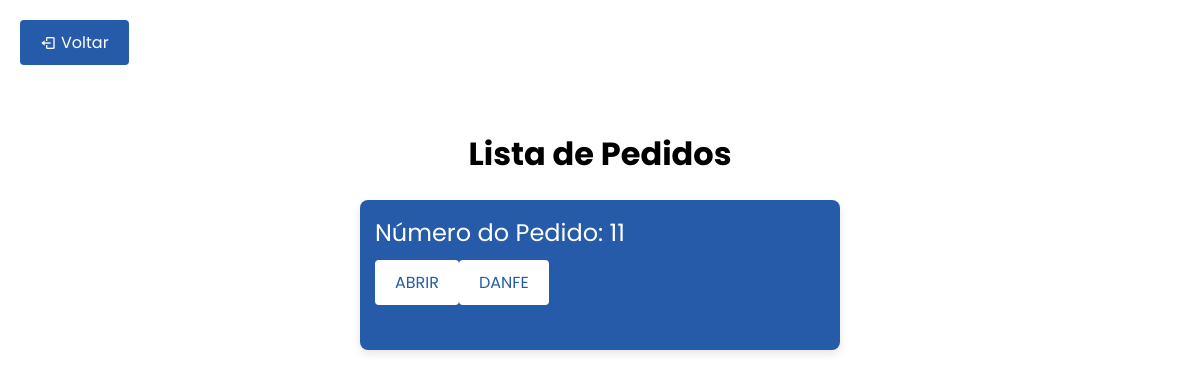
/SENAI_LOGISTICA/homeProf/itens/meuspedidos.php, run on an earlier commit of the app's database.
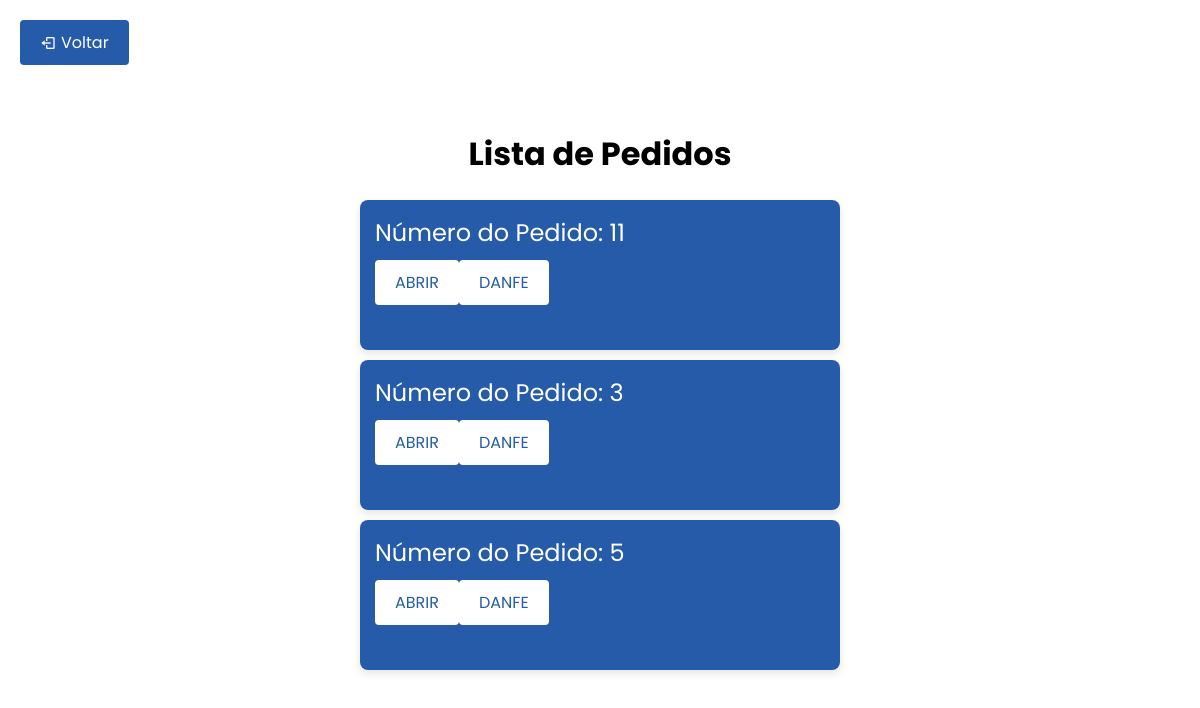
And on a later commit of the database.
### tables this page shows
CREATE TABLE `pedidos` (
  `pedido` varchar(255) NOT NULL,
  `data_entrega` date DEFAULT NULL,
  `data_pedido` date DEFAULT NULL,
  `observacoes` text
);

### SENAI_LOGISTICA/homeProf/itens/meuspedidos.php (the view, shortened to what this page needs)
<!DOCTYPE html>
<html lang='pt-br'>
<head>
    <link rel="stylesheet" href="../../home/movimentacao/docar.css">
    <link href='https://unpkg.com/boxicons@2.1.4/css/boxicons.min.css' rel='stylesheet'>
    <link rel="stylesheet" href="https://cdnjs.cloudflare.com/ajax/libs/font-awesome/6.5.2/css/all.min.css">
</head>
<body>
<a class="back-button" onclick="window.history.back();"><i class='bx bx-log-out'></i> Voltar</a>
<div class="container">
    <h1>Lista de Pedidos</h1>
    <?php
$servername = "localhost";
$username = "root";
$password = "root";
$dbname = "senai";
$conn = new mysqli($servername, $username, $password, $dbname);
$sql_pedidos = "SELECT DISTINCT pedidos.pedido
                FROM pedidos
                JOIN produtos ON pedidos.pedido = produtos.pedidob";
$result_pedidos = $conn->query($sql_pedidos);
if ($result_pedidos) {
    if ($result_pedidos->num_rows > 0) {
        echo "<ul class='pedido-list'>";
        while($row_pedidos = $result_pedidos->fetch_assoc()) {
            if (isset($row_pedidos["pedido"])) {
                $pedido = $row_pedidos["pedido"];
                echo "<li class='pedido-item'>";
                echo "<div class='pedido-info'>";
                echo "<span class='pedido-idpedido'>Número do Pedido: " . $pedido . "</span>";
                echo "</div>";
                echo "<form action='' method='GET'>";
                echo "<button class='pedido-submit' type='submit' formaction='buscarpedido.php'>ABRIR</button>";
                echo "<button class='pedido-submit' type='submit' formaction='danfe.php'>DANFE</button>";
                echo "</form>";
                echo "</li>";
            } else {
                echo "Dados do pedido não encontrados.";
            }
        }
        echo "</ul>";
    } else {
        echo "Nenhum pedido encontrado.";
    }
} else {
    echo "Erro na execução da consulta: " . $conn->error;
}
?>
</div>
</body>
</html>

What changed in the data, as far as the page shows it:
added pedidos: pedido "3"
added pedidos: pedido "5"
